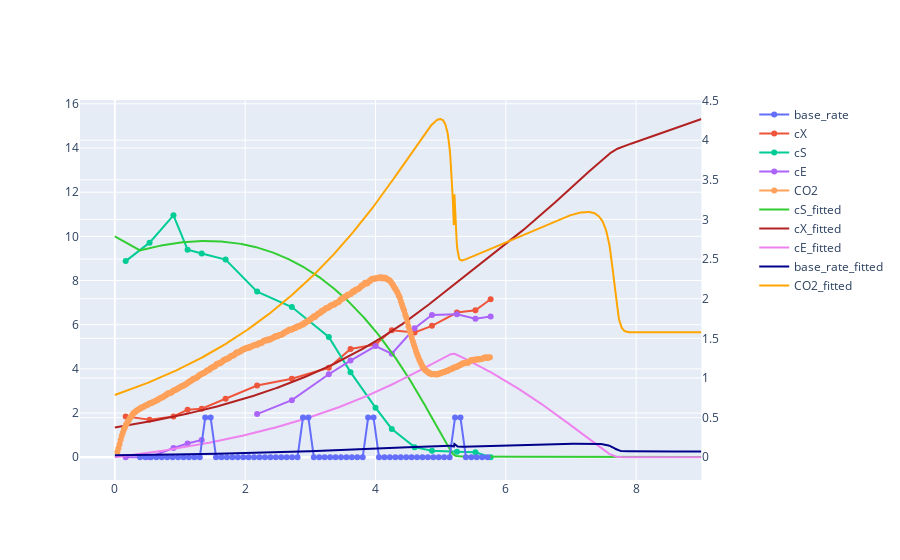
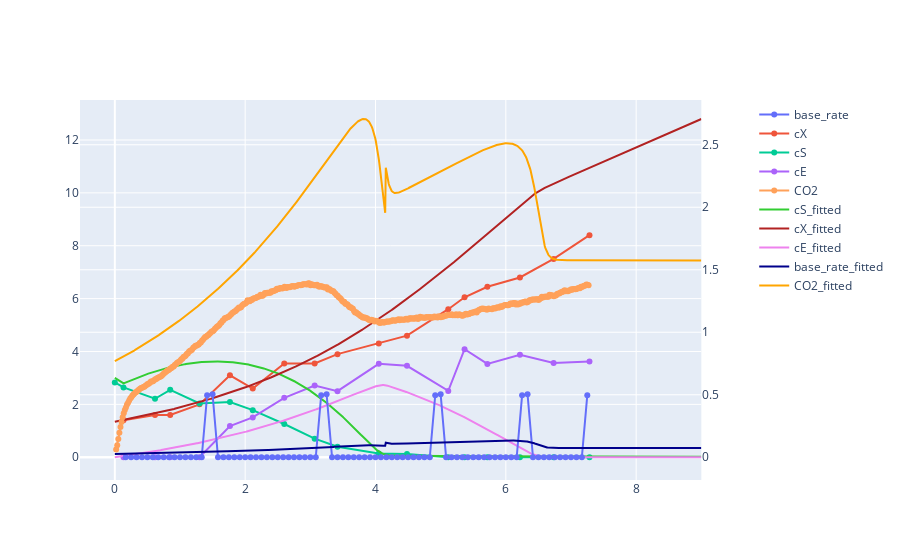
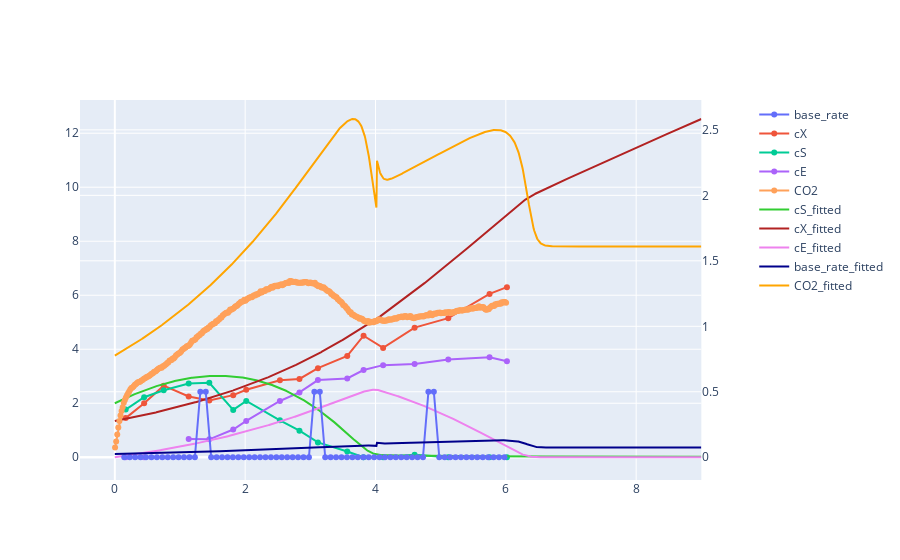
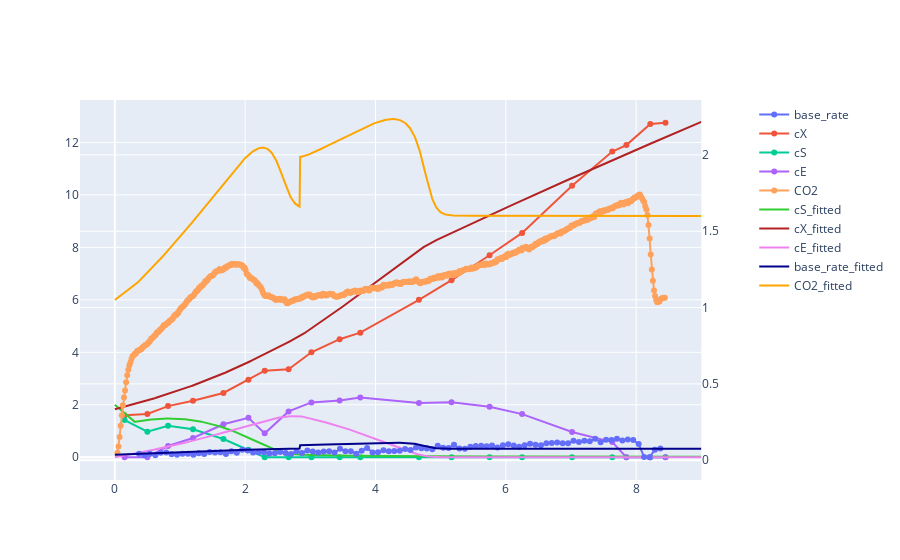

Source (notebook cell) for these figures, in order:
### Code cell
line_markers = "lines+markers"
line = "lines"



for [key_dat, df_list], [key_fit, df_fit] in zip(datasets_dict_original.items(), fit_dict.items()):
    print("this is exp_data: ", key_dat)
    fig = make_subplots( specs=[[{"secondary_y": True}]]) 
    
    #exp data add
    for df_dat in df_list:
        
        for column in df_dat:
            secondary_y_flag = column  in ["base_rate", "CO2"]
            
            fig.add_trace( 
    go.Scatter(x= df_dat.index, y= df_dat[column], name= column, mode = line_markers), 
    secondary_y=secondary_y_flag, )
        


    #fit data add
    fig.add_trace( 
        go.Scatter(x= t_sim, y= df_fit["cS"], name= "cS_fitted", mode = line, marker = dict(color = "limegreen")), 
        secondary_y=False,)
    fig.add_trace( 
        go.Scatter(x= t_sim, y= df_fit["cX"], name= "cX_fitted", mode = line, marker = dict(color = "firebrick")), 
        secondary_y=False,)

    fig.add_trace( 
        go.Scatter(x= t_sim, y= df_fit["cE"], name= "cE_fitted", mode = line, marker = dict(color = "violet")), 
        secondary_y=False,)
    
    fig.add_trace( 
        go.Scatter(x= t_sim, y= df_fit["base_rate"], name= "base_rate_fitted", mode = line, marker = dict(color = "darkblue")), 
        secondary_y=True,)

    fig.add_trace( 
        go.Scatter(x= t_sim, y= df_fit["CO2"], name= "CO2_fitted", mode = line, marker = dict(color = "orange")), 
        secondary_y=True,)
    print("together with simulated model with p, y0, c in : ", key_fit)        
    fig.show()

### Figure 1 — Plotly figure (JSON) as saved in the notebook; plotly's stock layout.template omitted (floating-point values rounded to 4 significant figures; data arrays with more than 128 entries replaced by an {"elided": "..."} marker saying what was removed)
{"data": [{"mode": "lines+markers", "name": "base_rate", "type": "scatter", "x": [0.3039, 0.3872, 0.4706, 0.5539, 0.6372, 0.7206, 0.8039, 0.8872, 0.9706, 1.054, 1.137, 1.221, 1.304, 1.387, 1.471, 1.554, 1.637, 1.721, 1.804, 1.887, 1.971, 2.054, 2.137, 2.221, 2.304, 2.387, 2.471, 2.554, 2.637, 2.721, 2.804, 2.887, 2.971, 3.054, 3.137, 3.221, 3.304, 3.387, 3.471, 3.554, 3.637, 3.721, 3.804, 3.887, 3.971, 4.054, 4.137, 4.221, 4.304, 4.387, 4.471, 4.554, 4.637, 4.721, 4.804, 4.887, 4.971, 5.054, 5.137, 5.221, 5.304, 5.387, 5.471, 5.554, 5.637, 5.721], "xaxis": "x", "y": [null, 0, 0, 0, 0, 0, 0, 0, 0, 0, 0, 0, 0, 0.5, 0.5, 0, 0, 0, 0, 0, 0, 0, 0, 0, 0, 0, 0, 0, 0, 0, 0, 0.5, 0.5, 0, 0, 0, 0, 0, 0, 0, 0, 0, 0, 0.5, 0.5, 0, 0, 0, 0, 0, 0, 0, 0, 0, 0, 0, 0, 0, 0, 0.5, 0.5, 0, 0, 0, 0, 0], "yaxis": "y2"}, {"mode": "lines+markers", "name": "cX", "type": "scatter", "x": [0, 0.1667, 0.5333, 0.9, 1.117, 1.333, 1.7, 2.183, 2.717, 3.283, 3.617, 4, 4.25, 4.6, 4.867, 5.25, 5.533, 5.767], "xaxis": "x", "y": [null, 1.85, 1.7, 1.85, 2.15, 2.2, 2.65, 3.25, 3.55, 4.05, 4.9, 5.1, 5.75, 5.65, 5.95, 6.55, 6.65, 7.15], "yaxis": "y"}, {"mode": "lines+markers", "name": "cS", "type": "scatter", "x": [0, 0.1667, 0.5333, 0.9, 1.117, 1.333, 1.7, 2.183, 2.717, 3.283, 3.617, 4, 4.25, 4.6, 4.867, 5.25, 5.533, 5.767], "xaxis": "x", "y": [null, 8.879, 9.714, 10.95, 9.394, 9.222, 8.95, 7.498, 6.802, 5.449, 3.853, 2.245, 1.281, 0.4575, 0.2988, 0.2528, 0.223, 0], "yaxis": "y"}, {"mode": "lines+markers", "name": "cE", "type": "scatter", "x": [0, 0.1667, 0.5333, 0.9, 1.117, 1.333, 1.7, 2.183, 2.717, 3.283, 3.617, 4, 4.25, 4.6, 4.867, 5.25, 5.533, 5.767], "xaxis": "x", "y": [null, 0, 0, 0.4172, 0.6247, 0.7807, null, 1.953, 2.585, 3.759, 4.379, 5.034, 4.689, 5.837, 6.437, 6.472, 6.267, 6.374], "yaxis": "y"}, {"mode": "lines+markers", "name": "CO2", "type": "scatter", "x": {"elided": "344 float values"}, "xaxis": "x", "y": {"elided": "344 float values"}, "yaxis": "y2"}, {"marker": {"color": "limegreen"}, "mode": "lines", "name": "cS_fitted", "type": "scatter", "x": {"elided": "1001 float values"}, "xaxis": "x", "y": {"elided": "1001 float values"}, "yaxis": "y"}, {"marker": {"color": "firebrick"}, "mode": "lines", "name": "cX_fitted", "type": "scatter", "x": {"elided": "1001 float values"}, "xaxis": "x", "y": {"elided": "1001 float values"}, "yaxis": "y"}, {"marker": {"color": "violet"}, "mode": "lines", "name": "cE_fitted", "type": "scatter", "x": {"elided": "1001 float values"}, "xaxis": "x", "y": {"elided": "1001 float values"}, "yaxis": "y"}, {"marker": {"color": "darkblue"}, "mode": "lines", "name": "base_rate_fitted", "type": "scatter", "x": {"elided": "1001 float values"}, "xaxis": "x", "y": {"elided": "1001 float values"}, "yaxis": "y2"}, {"marker": {"color": "orange"}, "mode": "lines", "name": "CO2_fitted", "type": "scatter", "x": {"elided": "1001 float values"}, "xaxis": "x", "y": {"elided": "1001 float values"}, "yaxis": "y2"}], "layout": {"xaxis": {"anchor": "y", "domain": [0, 0.94]}, "yaxis": {"anchor": "x", "domain": [0, 1]}, "yaxis2": {"anchor": "x", "overlaying": "y", "side": "right"}}}

### Figure 2 — Plotly figure (JSON) as saved in the notebook; plotly's stock layout.template omitted (floating-point values rounded to 4 significant figures; data arrays with more than 128 entries replaced by an {"elided": "..."} marker saying what was removed)
{"data": [{"mode": "lines+markers", "name": "base_rate", "type": "scatter", "x": [0, 0.08333, 0.1667, 0.25, 0.3333, 0.4167, 0.5, 0.5833, 0.6667, 0.75, 0.8333, 0.9167, 1, 1.083, 1.167, 1.25, 1.333, 1.417, 1.5, 1.583, 1.667, 1.75, 1.833, 1.917, 2, 2.083, 2.167, 2.25, 2.333, 2.417, 2.5, 2.583, 2.667, 2.75, 2.833, 2.917, 3, 3.083, 3.167, 3.25, 3.333, 3.417, 3.5, 3.583, 3.667, 3.75, 3.833, 3.917, 4, 4.083, 4.167, 4.25, 4.333, 4.417, 4.5, 4.583, 4.667, 4.75, 4.833, 4.917, 5, 5.083, 5.167, 5.25, 5.333, 5.417, 5.5, 5.583, 5.667, 5.75, 5.833, 5.917, 6, 6.083, 6.167, 6.25, 6.333, 6.417, 6.5, 6.583, 6.667, 6.75, 6.833, 6.917, 7, 7.083, 7.167, 7.25], "xaxis": "x", "y": [null, null, 0, 0, 0, 0, 0, 0, 0, 0, 0, 0, 0, 0, 0, 0, 0, 0.4967, 0.5033, 5.543e-06, 0, 0, 0, 0, 0, 0, 0, 0, 0, 0, 0, 0, 0, 0, 0, 0, 0, 0, 0.4967, 0.5033, 5.603e-06, 0, 0, 0, 0, 0, 0, 0, 0, 0, 0, 0, 0, 0, 0, 0, 0, 0, 0, 0.4967, 0.5033, 5.484e-06, 0, 0, 0, 0, 0, 0, 0, 0, 0, 0, 0, 0, 0, 0.4967, 0.5033, 5.484e-06, 0, 0, 0, 0, 0, 0, 0, 0, 0, 0.4967], "yaxis": "y2"}, {"mode": "lines+markers", "name": "cX", "type": "scatter", "x": [0, 0.1333, 0.6167, 0.85, 1.3, 1.767, 2.117, 2.6, 3.067, 3.417, 4.05, 4.483, 5.117, 5.367, 5.717, 6.217, 6.733, 7.283], "xaxis": "x", "y": [null, 1.4, 1.6, 1.6, 2, 3.1, 2.6, 3.55, 3.55, 3.9, 4.3, 4.6, 5.6, 6.05, 6.45, 6.8, 7.5, 8.4], "yaxis": "y"}, {"mode": "lines+markers", "name": "cS", "type": "scatter", "x": [0, 0.1333, 0.6167, 0.85, 1.3, 1.767, 2.117, 2.6, 3.067, 3.417, 4.05, 4.483, 5.117, 5.367, 5.717, 6.217, 6.733, 7.283], "xaxis": "x", "y": [2.832, 2.643, 2.213, 2.55, 2.034, 2.091, 1.781, 1.256, 0.7038, 0.3995, 0.1465, 0.1218, 0, 0, 0, 0, 0, 0], "yaxis": "y"}, {"mode": "lines+markers", "name": "cE", "type": "scatter", "x": [0, 0.1333, 0.6167, 0.85, 1.3, 1.767, 2.117, 2.6, 3.067, 3.417, 4.05, 4.483, 5.117, 5.367, 5.717, 6.217, 6.733, 7.283], "xaxis": "x", "y": [null, 0, 0, 0, 0, 1.182, 1.506, 2.246, 2.71, 2.498, 3.533, 3.457, 2.51, 4.089, 3.531, 3.874, 3.568, 3.623], "yaxis": "y"}, {"mode": "lines+markers", "name": "CO2", "type": "scatter", "x": {"elided": "436 float values"}, "xaxis": "x", "y": {"elided": "436 float values"}, "yaxis": "y2"}, {"marker": {"color": "limegreen"}, "mode": "lines", "name": "cS_fitted", "type": "scatter", "x": {"elided": "1001 float values"}, "xaxis": "x", "y": {"elided": "1001 float values"}, "yaxis": "y"}, {"marker": {"color": "firebrick"}, "mode": "lines", "name": "cX_fitted", "type": "scatter", "x": {"elided": "1001 float values"}, "xaxis": "x", "y": {"elided": "1001 float values"}, "yaxis": "y"}, {"marker": {"color": "violet"}, "mode": "lines", "name": "cE_fitted", "type": "scatter", "x": {"elided": "1001 float values"}, "xaxis": "x", "y": {"elided": "1001 float values"}, "yaxis": "y"}, {"marker": {"color": "darkblue"}, "mode": "lines", "name": "base_rate_fitted", "type": "scatter", "x": {"elided": "1001 float values"}, "xaxis": "x", "y": {"elided": "1001 float values"}, "yaxis": "y2"}, {"marker": {"color": "orange"}, "mode": "lines", "name": "CO2_fitted", "type": "scatter", "x": {"elided": "1001 float values"}, "xaxis": "x", "y": {"elided": "1001 float values"}, "yaxis": "y2"}], "layout": {"xaxis": {"anchor": "y", "domain": [0, 0.94]}, "yaxis": {"anchor": "x", "domain": [0, 1]}, "yaxis2": {"anchor": "x", "overlaying": "y", "side": "right"}}}

### Figure 3 — Plotly figure (JSON) as saved in the notebook; plotly's stock layout.template omitted (floating-point values rounded to 4 significant figures; data arrays with more than 128 entries replaced by an {"elided": "..."} marker saying what was removed)
{"data": [{"mode": "lines+markers", "name": "base_rate", "type": "scatter", "x": [0.06194, 0.1453, 0.2286, 0.3119, 0.3953, 0.4786, 0.5619, 0.6453, 0.7286, 0.8119, 0.8953, 0.9786, 1.062, 1.145, 1.229, 1.312, 1.395, 1.479, 1.562, 1.645, 1.729, 1.812, 1.895, 1.979, 2.062, 2.145, 2.229, 2.312, 2.395, 2.479, 2.562, 2.645, 2.729, 2.812, 2.895, 2.979, 3.062, 3.145, 3.229, 3.312, 3.395, 3.479, 3.562, 3.645, 3.729, 3.812, 3.895, 3.979, 4.062, 4.145, 4.229, 4.312, 4.395, 4.479, 4.562, 4.645, 4.729, 4.812, 4.895, 4.979, 5.062, 5.145, 5.229, 5.312, 5.395, 5.479, 5.562, 5.645, 5.729, 5.812, 5.895, 5.979], "xaxis": "x", "y": [null, 0, 0, 0, 0, 0, 0, 0, 0, 0, 0, 0, 0, 0, 0, 0.5, 0.5, 0, 0, 0, 0, 0, 0, 0, 0, 0, 0, 0, 0, 0, 0, 0, 0, 0, 0, 0, 0.5, 0.5, 0, 0, 0, 0, 0, 0, 0, 0, 0, 0, 0, 0, 0, 0, 0, 0, 0, 0, 0, 0.5, 0.5, 0, 0, 0, 0, 0, 0, 0, 0, 0, 0, 0, 0, 0], "yaxis": "y2"}, {"mode": "lines+markers", "name": "cX", "type": "scatter", "x": [0, 0.1667, 0.45, 0.75, 1.133, 1.45, 1.817, 2.017, 2.533, 2.833, 3.117, 3.567, 3.817, 4.117, 4.6, 5.117, 5.75, 6.017], "xaxis": "x", "y": [null, 1.45, 2, 2.65, 2.25, 2.1, 2.3, 2.5, 2.85, 2.9, 3.3, 3.75, 4.5, 4.05, 4.8, 5.15, 6.05, 6.3], "yaxis": "y"}, {"mode": "lines+markers", "name": "cS", "type": "scatter", "x": [0, 0.1667, 0.45, 0.75, 1.133, 1.45, 1.817, 2.017, 2.533, 2.833, 3.117, 3.567, 3.817, 4.117, 4.6, 5.117, 5.75, 6.017], "xaxis": "x", "y": [null, 1.765, 2.223, 2.481, 2.73, 2.759, 1.754, 2.087, 1.369, 0.9841, 0.5504, 0.2129, 0, 0, 0.09543, 0, 0, 0], "yaxis": "y"}, {"mode": "lines+markers", "name": "cE", "type": "scatter", "x": [0, 0.1667, 0.45, 0.75, 1.133, 1.45, 1.817, 2.017, 2.533, 2.833, 3.117, 3.567, 3.817, 4.117, 4.6, 5.117, 5.75, 6.017], "xaxis": "x", "y": [null, 0, 0, null, 0.6755, 0.6635, 1.026, 1.343, 2.084, 2.4, 2.859, 2.916, 3.229, 3.411, 3.452, 3.623, 3.703, 3.557], "yaxis": "y"}, {"mode": "lines+markers", "name": "CO2", "type": "scatter", "x": {"elided": "361 float values"}, "xaxis": "x", "y": {"elided": "361 float values"}, "yaxis": "y2"}, {"marker": {"color": "limegreen"}, "mode": "lines", "name": "cS_fitted", "type": "scatter", "x": {"elided": "1001 float values"}, "xaxis": "x", "y": {"elided": "1001 float values"}, "yaxis": "y"}, {"marker": {"color": "firebrick"}, "mode": "lines", "name": "cX_fitted", "type": "scatter", "x": {"elided": "1001 float values"}, "xaxis": "x", "y": {"elided": "1001 float values"}, "yaxis": "y"}, {"marker": {"color": "violet"}, "mode": "lines", "name": "cE_fitted", "type": "scatter", "x": {"elided": "1001 float values"}, "xaxis": "x", "y": {"elided": "1001 float values"}, "yaxis": "y"}, {"marker": {"color": "darkblue"}, "mode": "lines", "name": "base_rate_fitted", "type": "scatter", "x": {"elided": "1001 float values"}, "xaxis": "x", "y": {"elided": "1001 float values"}, "yaxis": "y2"}, {"marker": {"color": "orange"}, "mode": "lines", "name": "CO2_fitted", "type": "scatter", "x": {"elided": "1001 float values"}, "xaxis": "x", "y": {"elided": "1001 float values"}, "yaxis": "y2"}], "layout": {"xaxis": {"anchor": "y", "domain": [0, 0.94]}, "yaxis": {"anchor": "x", "domain": [0, 1]}, "yaxis2": {"anchor": "x", "overlaying": "y", "side": "right"}}}

### Figure 4 — Plotly figure (JSON) as saved in the notebook; plotly's stock layout.template omitted (floating-point values rounded to 4 significant figures; data arrays with more than 128 entries replaced by an {"elided": "..."} marker saying what was removed)
{"data": [{"mode": "lines+markers", "name": "base_rate", "type": "scatter", "x": [0.03833, 0.1217, 0.205, 0.2883, 0.3717, 0.455, 0.5383, 0.6217, 0.705, 0.7883, 0.8717, 0.955, 1.038, 1.122, 1.205, 1.288, 1.372, 1.455, 1.538, 1.622, 1.705, 1.788, 1.872, 1.955, 2.038, 2.122, 2.205, 2.288, 2.372, 2.455, 2.538, 2.622, 2.705, 2.788, 2.872, 2.955, 3.038, 3.122, 3.205, 3.288, 3.372, 3.455, 3.538, 3.622, 3.705, 3.788, 3.872, 3.955, 4.038, 4.122, 4.205, 4.288, 4.372, 4.455, 4.538, 4.622, 4.705, 4.788, 4.872, 4.955, 5.038, 5.122, 5.205, 5.288, 5.372, 5.455, 5.538, 5.622, 5.705, 5.788, 5.872, 5.955, 6.038, 6.122, 6.205, 6.288, 6.372, 6.455, 6.538, 6.622, 6.705, 6.788, 6.872, 6.955, 7.038, 7.122, 7.205, 7.288, 7.372, 7.455, 7.538, 7.622, 7.705, 7.788, 7.872, 7.955, 8.038, 8.122, 8.205, 8.288, 8.372], "xaxis": "x", "y": [null, null, null, null, 0.04158, 0.03167, 0.04242, 0.03267, 0.04783, 0.04967, 0.03883, 0.035, 0.04175, 0.04125, 0.03483, 0.0455, 0.03975, 0.054, 0.04975, 0.052, 0.03967, 0.05792, 0.04842, 0.06783, 0.064, 0.04992, 0.05133, 0.05167, 0.04408, 0.04608, 0.05333, 0.04625, 0.03992, 0.05758, 0.04708, 0.06333, 0.05725, 0.04983, 0.05717, 0.05783, 0.0495, 0.07433, 0.05808, 0.059, 0.04275, 0.06117, 0.08025, 0.05033, 0.05175, 0.06517, 0.05858, 0.0595, 0.061, 0.07292, 0.06625, 0.08267, 0.07775, 0.07583, 0.07167, 0.09525, 0.08108, 0.08017, 0.1004, 0.07683, 0.07467, 0.08733, 0.09258, 0.09383, 0.09125, 0.096, 0.08225, 0.097, 0.1045, 0.09675, 0.0885, 0.09692, 0.1081, 0.101, 0.09758, 0.1116, 0.1133, 0.1163, 0.1106, 0.1106, 0.1267, 0.1194, 0.1275, 0.124, 0.1402, 0.1172, 0.1336, 0.1324, 0.14, 0.1295, 0.1355, 0.1321, 0.1053, 0.02142, 0.01908, 0.06883, 0.07633], "yaxis": "y2"}, {"mode": "lines+markers", "name": "cX", "type": "scatter", "x": [0, 0.15, 0.5, 0.8167, 1.2, 1.667, 2.05, 2.3, 2.667, 3.017, 3.45, 3.767, 4.667, 5.167, 5.75, 6.25, 7.017, 7.633, 7.85, 8.217, 8.45], "xaxis": "x", "y": [null, 1.6, 1.65, 1.95, 2.15, 2.45, 2.95, 3.3, 3.35, 4, 4.5, 4.75, 6, 6.75, 7.7, 8.55, 10.35, 11.65, 11.9, 12.7, 12.75], "yaxis": "y"}, {"mode": "lines+markers", "name": "cS", "type": "scatter", "x": [0, 0.15, 0.5, 0.8167, 1.2, 1.667, 2.05, 2.3, 2.667, 3.017, 3.45, 3.767, 4.667, 5.167, 5.75, 6.25, 7.017, 7.633, 7.85, 8.217, 8.45], "xaxis": "x", "y": [null, 1.419, 0.9746, 1.198, 1.068, 0.6934, 0.2877, 0, 0, 0, 0, 0, 0, 0, 0, 0, 0, 0, 0, 0, 0], "yaxis": "y"}, {"mode": "lines+markers", "name": "cE", "type": "scatter", "x": [0, 0.15, 0.5, 0.8167, 1.2, 1.667, 2.05, 2.3, 2.667, 3.017, 3.45, 3.767, 4.667, 5.167, 5.75, 6.25, 7.017, 7.633, 7.85, 8.217, 8.45], "xaxis": "x", "y": [null, 0, 0, 0.428, 0.7334, 1.257, 1.504, 0.9111, 1.747, 2.091, 2.164, 2.277, 2.069, 2.095, 1.923, 1.645, 0.9623, 0.5794, 0, 0, 0], "yaxis": "y"}, {"mode": "lines+markers", "name": "CO2", "type": "scatter", "x": {"elided": "505 float values"}, "xaxis": "x", "y": {"elided": "505 float values"}, "yaxis": "y2"}, {"marker": {"color": "limegreen"}, "mode": "lines", "name": "cS_fitted", "type": "scatter", "x": {"elided": "1001 float values"}, "xaxis": "x", "y": {"elided": "1001 float values"}, "yaxis": "y"}, {"marker": {"color": "firebrick"}, "mode": "lines", "name": "cX_fitted", "type": "scatter", "x": {"elided": "1001 float values"}, "xaxis": "x", "y": {"elided": "1001 float values"}, "yaxis": "y"}, {"marker": {"color": "violet"}, "mode": "lines", "name": "cE_fitted", "type": "scatter", "x": {"elided": "1001 float values"}, "xaxis": "x", "y": {"elided": "1001 float values"}, "yaxis": "y"}, {"marker": {"color": "darkblue"}, "mode": "lines", "name": "base_rate_fitted", "type": "scatter", "x": {"elided": "1001 float values"}, "xaxis": "x", "y": {"elided": "1001 float values"}, "yaxis": "y2"}, {"marker": {"color": "orange"}, "mode": "lines", "name": "CO2_fitted", "type": "scatter", "x": {"elided": "1001 float values"}, "xaxis": "x", "y": {"elided": "1001 float values"}, "yaxis": "y2"}], "layout": {"xaxis": {"anchor": "y", "domain": [0, 0.94]}, "yaxis": {"anchor": "x", "domain": [0, 1]}, "yaxis2": {"anchor": "x", "overlaying": "y", "side": "right"}}}
